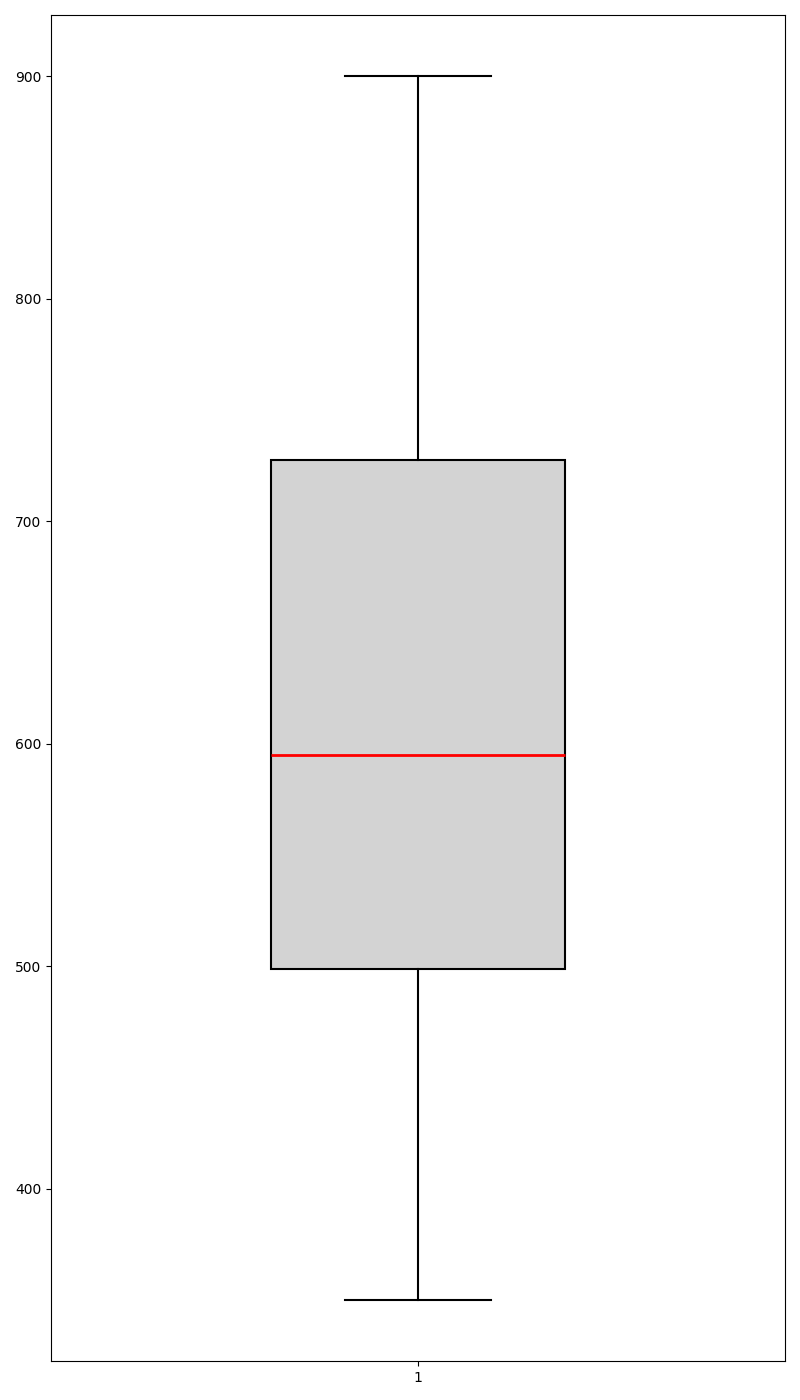

This chart was generated by the following Python code:
import matplotlib.pyplot as plt
import numpy as np

solar = [450, 520, 495, 530, 600, 680, 750, 720, 640, 580, 540, 500]
wind = [350, 380, 410, 480, 520, 570, 620, 590, 530, 490, 450, 410]
hydro = [700, 690, 720, 750, 800, 850, 900, 870, 830, 790, 750, 710]

# Combining all data into a single list for a single boxplot
data_combined = solar + wind + hydro

fig, ax = plt.subplots(figsize=(8, 14))

# Drawing a vertical boxplot of the combined data
bp = ax.boxplot(data_combined, vert=True, patch_artist=True, notch=False, widths=0.4,
                boxprops=dict(facecolor='lightgray', color='black', linewidth=1.5),
                whiskerprops=dict(color='black', linewidth=1.5),
                capprops=dict(color='black', linewidth=1.5),
                medianprops=dict(color='red', linewidth=2),
                flierprops=dict(marker='o', color='black', alpha=0.5))

plt.tight_layout()
plt.show()
